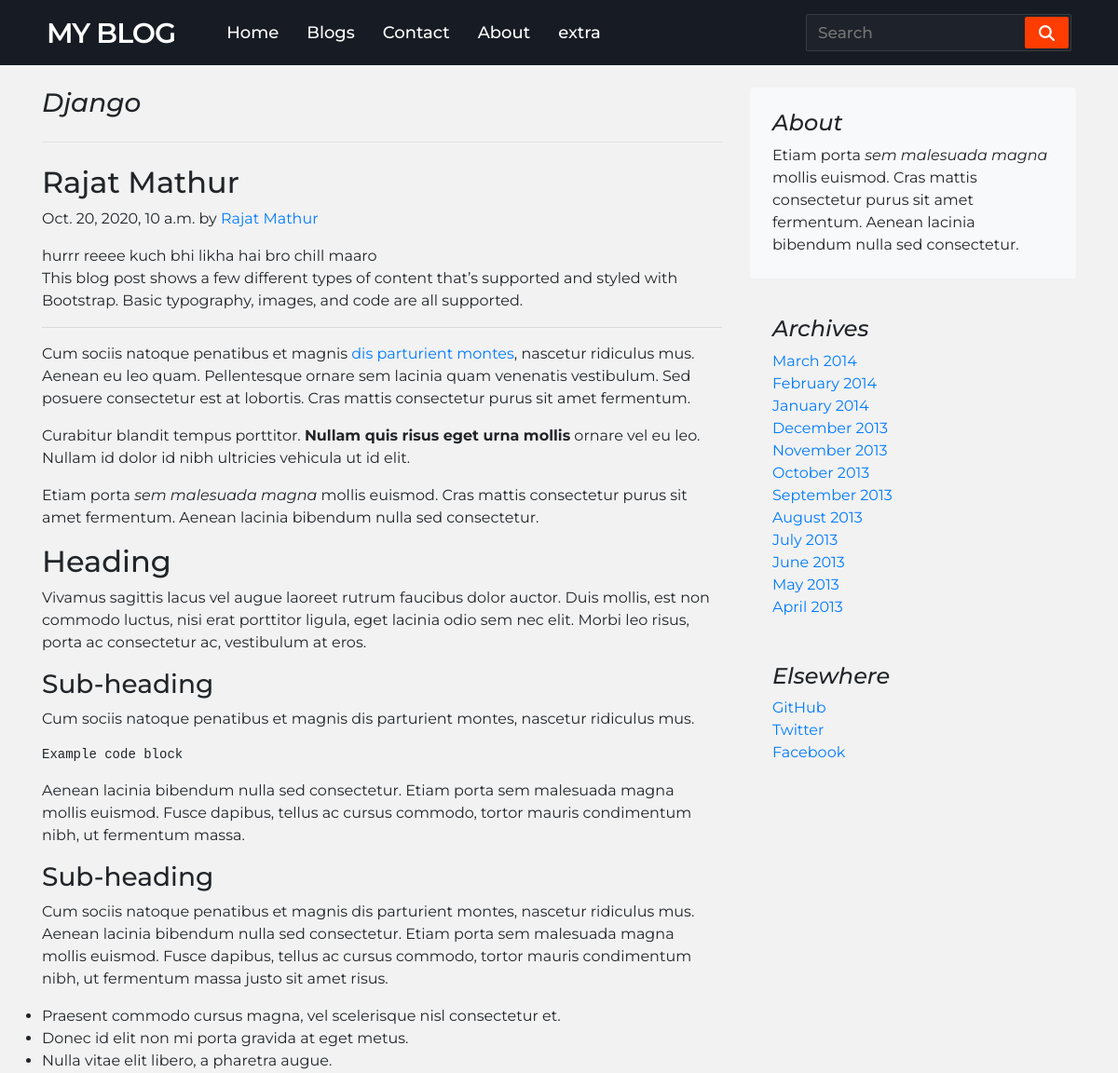
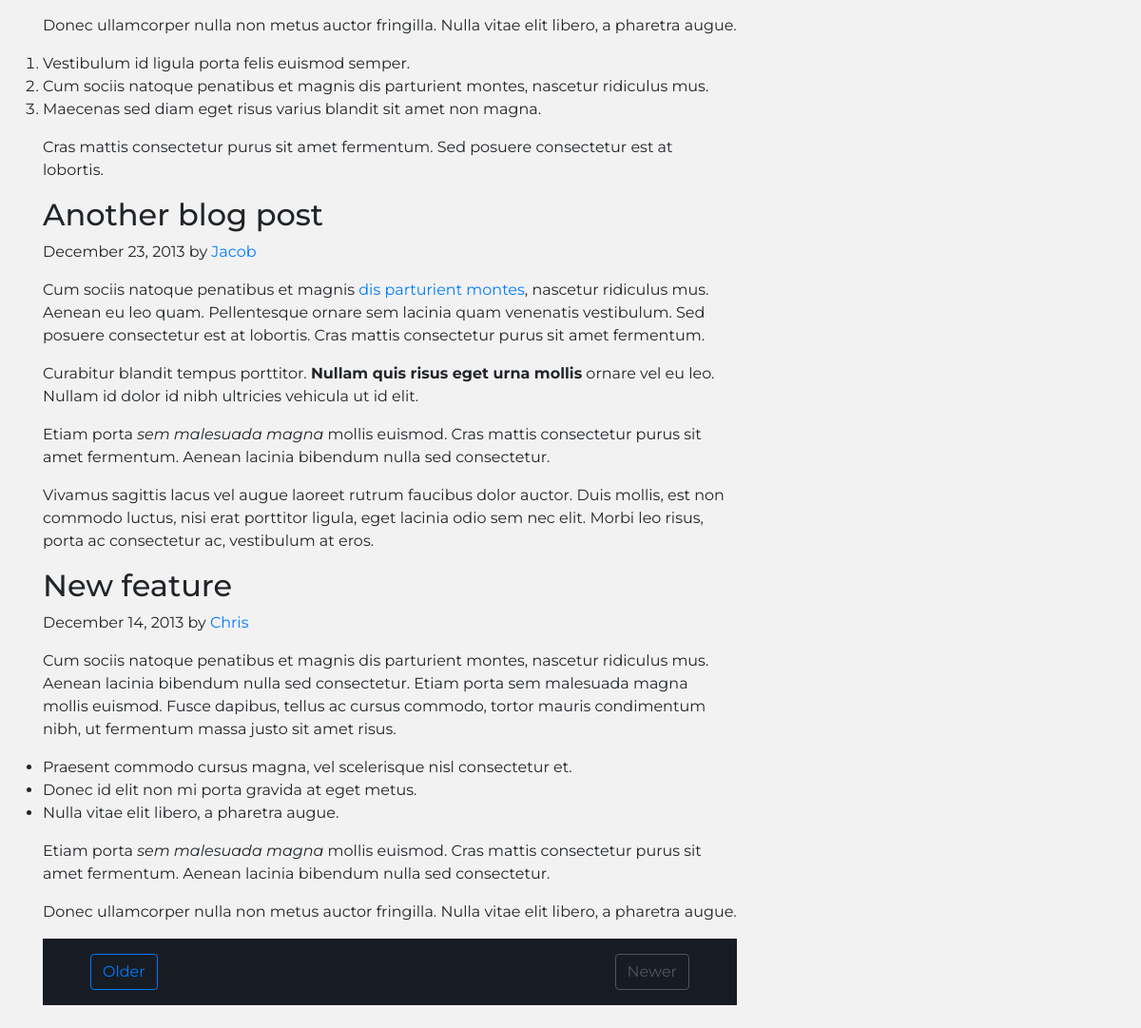
The page /blog/first-post-on-myblog on the database its author committed (2 pictures, top to bottom).
### blogapp/models.py (models this page shows, shortened)
class Post(models.Model):
    sno=models.AutoField(primary_key=True)
    title=models.CharField(max_length=255)
    author=models.CharField(max_length=25)
    slug=models.CharField(max_length=130)
    timeStamp=models.DateTimeField(blank=True)
    content=models.TextField()
    category=models.CharField(max_length=100)
    image=models.ImageField(upload_to="blogpost/images",default="")

### blogapp/views.py (the view)
# urls.py: path('<str:slug>', views.blogPost,name='blogPost'),
def blogPost(request,slug):
    post = Post.objects.filter(slug=slug).first()
    context = {"post": post}
    return render(request, 'blog/blogpost.html', context)

### templates/blog/blogpost.html (shortened to what this page needs)
{% extends 'basic.html' %}
{% block body%}
{%load static%}
<div class="container my-4">
<div class="row">
    <div class="col-md-8 blog-main">
      <h3 class="pb-4 mb-4 font-italic border-bottom">
        {{post.title}}
      </h3>
      <div class="blog-post">
        <h2 class="blog-post-title">{{post.author}}</h2>
        <p class="blog-post-meta">{{post.timeStamp}} by <a href="#">{{post.author}}</a></p>
        <p class="card-text mb-auto">{{post.content}}</p>
        <p>This blog post shows a few different types of content that’s supported and styled with Bootstrap. Basic typography, images, and code are all supported.</p>
        <hr>
        <p>Cum sociis natoque penatibus et magnis <a href="#">dis parturient montes</a>, nascetur ridiculus mus. Aenean eu leo quam. Pellentesque ornare sem lacinia quam venenatis vestibulum. Sed posuere consectetur est at lobortis. Cras mattis consectetur purus sit amet fermentum.</p>
        <blockquote>
          <p>Curabitur blandit tempus porttitor. <strong>Nullam quis risus eget urna mollis</strong> ornare vel eu leo. Nullam id dolor id nibh ultricies vehicula ut id elit.</p>
        </blockquote>
        <p>Etiam porta <em>sem malesuada magna</em> mollis euismod. Cras mattis consectetur purus sit amet fermentum. Aenean lacinia bibendum nulla sed consectetur.</p>
        <h2>Heading</h2>
        <p>Vivamus sagittis lacus vel augue laoreet rutrum faucibus dolor auctor. Duis mollis, est non commodo luctus, nisi erat porttitor ligula, eget lacinia odio sem nec elit. Morbi leo risus, porta ac consectetur ac, vestibulum at eros.</p>
        <h3>Sub-heading</h3>
        <p>Cum sociis natoque penatibus et magnis dis parturient montes, nascetur ridiculus mus.</p>
        <pre><code>Example code block</code></pre>
        <p>Aenean lacinia bibendum nulla sed consectetur. Etiam porta sem malesuada magna mollis euismod. Fusce dapibus, tellus ac cursus commodo, tortor mauris condimentum nibh, ut fermentum massa.</p>
        <h3>Sub-heading</h3>
        <p>Cum sociis natoque penatibus et magnis dis parturient montes, nascetur ridiculus mus. Aenean lacinia bibendum nulla sed consectetur. Etiam porta sem malesuada magna mollis euismod. Fusce dapibus, tellus ac cursus commodo, tortor mauris condimentum nibh, ut fermentum massa justo sit amet risus.</p>
        <ul>
          <li>Praesent commodo cursus magna, vel scelerisque nisl consectetur et.</li>
          <li>Donec id elit non mi porta gravida at eget metus.</li>
          <li>Nulla vitae elit libero, a pharetra augue.</li>
        </ul>
        <p>Donec ullamcorper nulla non metus auctor fringilla. Nulla vitae elit libero, a pharetra augue.</p>
        <ol>
          <li>Vestibulum id ligula porta felis euismod semper.</li>
          <li>Cum sociis natoque penatibus et magnis dis parturient montes, nascetur ridiculus mus.</li>
          <li>Maecenas sed diam eget risus varius blandit sit amet non magna.</li>
        </ol>
        <p>Cras mattis consectetur purus sit amet fermentum. Sed posuere consectetur est at lobortis.</p>
      </div>
      <div class="blog-post">
        <h2 class="blog-post-title">Another blog post</h2>
        <p class="blog-post-meta">December 23, 2013 by <a href="#">Jacob</a></p>
        <p>Cum sociis natoque penatibus et magnis <a href="#">dis parturient montes</a>, nascetur ridiculus mus. Aenean eu leo quam. Pellentesque ornare sem lacinia quam venenatis vestibulum. Sed posuere consectetur est at lobortis. Cras mattis consectetur purus sit amet fermentum.</p>
        <blockquote>
          <p>Curabitur blandit tempus porttitor. <strong>Nullam quis risus eget urna mollis</strong> ornare vel eu leo. Nullam id dolor id nibh ultricies vehicula ut id elit.</p>
        </blockquote>
        <p>Etiam porta <em>sem malesuada magna</em> mollis euismod. Cras mattis consectetur purus sit amet fermentum. Aenean lacinia bibendum nulla sed consectetur.</p>
        <p>Vivamus sagittis lacus vel augue laoreet rutrum faucibus dolor auctor. Duis mollis, est non commodo luctus, nisi erat porttitor ligula, eget lacinia odio sem nec elit. Morbi leo risus, porta ac consectetur ac, vestibulum at eros.</p>
      </div>
      <div class="blog-post">
        <h2 class="blog-post-title">New feature</h2>
        <p class="blog-post-meta">December 14, 2013 by <a href="#">Chris</a></p>
        <p>Cum sociis natoque penatibus et magnis dis parturient montes, nascetur ridiculus mus. Aenean lacinia bibendum nulla sed consectetur. Etiam porta sem malesuada magna mollis euismod. Fusce dapibus, tellus ac cursus commodo, tortor mauris condimentum nibh, ut fermentum massa justo sit amet risus.</p>
        <ul>
          <li>Praesent commodo cursus magna, vel scelerisque nisl consectetur et.</li>
          <li>Donec id elit non mi porta gravida at eget metus.</li>
          <li>Nulla vitae elit libero, a pharetra augue.</li>
        </ul>
        <p>Etiam porta <em>sem malesuada magna</em> mollis euismod. Cras mattis consectetur purus sit amet fermentum. Aenean lacinia bibendum nulla sed consectetur.</p>
        <p>Donec ullamcorper nulla non metus auctor fringilla. Nulla vitae elit libero, a pharetra augue.</p>
      </div>
      <nav class="blog-pagination">
        <a class="btn btn-outline-primary" href="#">Older</a>
        <a class="btn btn-outline-secondary disabled" href="#" tabindex="-1" aria-disabled="true">Newer</a>
      </nav>
    </div>
    <aside class="col-md-4 blog-sidebar">
      <div class="p-4 mb-3 bg-light rounded">
        <h4 class="font-italic">About</h4>
        <p class="mb-0">Etiam porta <em>sem malesuada magna</em> mollis euismod. Cras mattis consectetur purus sit amet fermentum. Aenean lacinia bibendum nulla sed consectetur.</p>
      </div>
      <div class="p-4">
        <h4 class="font-italic">Archives</h4>
        <ol class="list-unstyled mb-0">
          <li><a href="#">March 2014</a></li>
          <li><a href="#">February 2014</a></li>
          <li><a href="#">January 2014</a></li>
          <li><a href="#">December 2013</a></li>
          <li><a href="#">November 2013</a></li>
          <li><a href="#">October 2013</a></li>
          <li><a href="#">September 2013</a></li>
          <li><a href="#">August 2013</a></li>
          <li><a href="#">July 2013</a></li>
          <li><a href="#">June 2013</a></li>
          <li><a href="#">May 2013</a></li>
          <li><a href="#">April 2013</a></li>
        </ol>
      </div>
      <div class="p-4">
        <h4 class="font-italic">Elsewhere</h4>
        <ol class="list-unstyled">
          <li><a href="#">GitHub</a></li>
          <li><a href="#">Twitter</a></li>
          <li><a href="#">Facebook</a></li>
        </ol>
      </div>
    </aside>
  </div>
    </div>
{%endblock%}

### rows shown on the page
Post: title "Django", author "Rajat Mathur", timeStamp "Oct. 20, 2020, 10 a.m.", content "hurrr reeee kuch bhi likha hai bro chill maaro"
